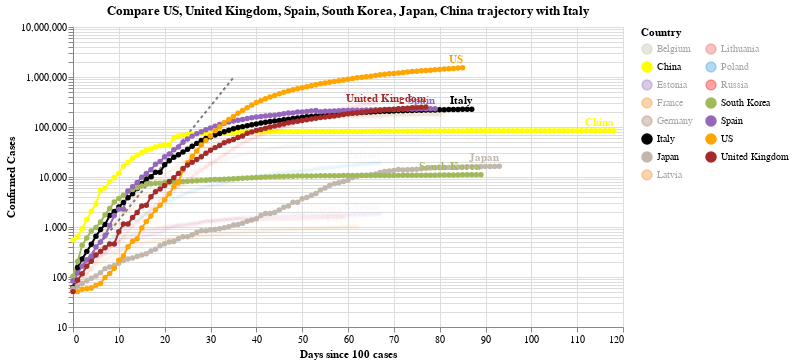

Notebook code for this chart:
### Code cell
#hide_input
chart2 = make_since_chart(dff2, ['US', 'United Kingdom', 'Spain', 'South Korea', 'Japan', 'China'], baseline_countries)
chart2

### Figure 1 — Vega-Lite specification as saved in the notebook (floating-point values rounded to 4 significant figures; data arrays with more than 128 entries replaced by an {"elided": "..."} marker saying what was removed)
{"config": {"view": {"continuousWidth": 400, "continuousHeight": 300}}, "layer": [{"data": {"name": "data-628230001892d6798b50651be41d1b3e"}, "mark": {"type": "line", "color": "black", "opacity": 0.5, "strokeDash": [3, 3]}, "encoding": {"x": {"type": "quantitative", "field": "Days since 100 cases"}, "y": {"type": "quantitative", "field": "Confirmed Cases"}}}, {"data": {"name": "data-e6c1da461a67f12da46a9e4fb22e4666"}, "mark": {"type": "line", "point": true}, "encoding": {"color": {"type": "nominal", "field": "Country", "legend": {"columns": 2}, "scale": {"domain": ["Belgium", "China", "Estonia", "France", "Germany", "Italy", "Japan", "Latvia", "Lithuania", "Poland", "Russia", "South Korea", "Spain", "US", "United Kingdom"], "range": ["#C1B7AD", "yellow", "#9467bd", "#F58518", "#9D755D", "black", "#C1B7AD", "#F58518", "#E45756", "#2495D3", "red", "#A1BA59", "#9467bd", "orange", "brown"]}}, "opacity": {"condition": {"value": 1, "selection": "selector006"}, "value": 0.05}, "tooltip": [{"type": "nominal", "field": "Country"}, {"type": "temporal", "field": "Date"}, {"type": "quantitative", "field": "Confirmed Cases"}, {"type": "quantitative", "field": "Days since 100 cases"}], "x": {"type": "quantitative", "field": "Days since 100 cases"}, "y": {"type": "quantitative", "field": "Confirmed Cases", "scale": {"type": "log"}}}, "selection": {"selector006": {"type": "multi", "fields": ["Country"], "bind": "legend", "init": [{"Country": "US"}, {"Country": "United Kingdom"}, {"Country": "Spain"}, {"Country": "South Korea"}, {"Country": "Japan"}, {"Country": "China"}, {"Country": "Italy"}]}}, "width": 550}, {"data": {"name": "data-e6c1da461a67f12da46a9e4fb22e4666"}, "mark": {"type": "text", "align": "right", "dy": -8, "fontWeight": "bold"}, "encoding": {"color": {"type": "nominal", "field": "Country", "legend": {"columns": 2}, "scale": {"domain": ["Belgium", "China", "Estonia", "France", "Germany", "Italy", "Japan", "Latvia", "Lithuania", "Poland", "Russia", "South Korea", "Spain", "US", "United Kingdom"], "range": ["#C1B7AD", "yellow", "#9467bd", "#F58518", "#9D755D", "black", "#C1B7AD", "#F58518", "#E45756", "#2495D3", "red", "#A1BA59", "#9467bd", "orange", "brown"]}}, "opacity": {"condition": {"value": 1, "selection": "selector006"}, "value": 0.05}, "text": {"type": "nominal", "field": "Country"}, "tooltip": [{"type": "nominal", "field": "Country"}, {"type": "temporal", "field": "Date"}, {"type": "quantitative", "field": "Confirmed Cases"}, {"type": "quantitative", "field": "Days since 100 cases"}], "x": {"type": "quantitative", "field": "Days since 100 cases"}, "y": {"type": "quantitative", "field": "Confirmed Cases", "scale": {"type": "log"}}}, "transform": [{"filter": "(datum['Date'] >= 1589846400000)"}], "width": 550}], "title": "Compare US, United Kingdom, Spain, South Korea, Japan, China trajectory with Italy", "$schema": "https://vega.github.io/schema/vega-lite/v4.0.2.json", "datasets": {"data-628230001892d6798b50651be41d1b3e": [{"Days since 100 cases": 0, "Confirmed Cases": 100.0}, {"Days since 100 cases": 1, "Confirmed Cases": 130.0}, {"Days since 100 cases": 2, "Confirmed Cases": 169.0}, {"Days since 100 cases": 3, "Confirmed Cases": 219.7}, {"Days since 100 cases": 4, "Confirmed Cases": 285.6}, {"Days since 100 cases": 5, "Confirmed Cases": 371.3}, {"Days since 100 cases": 6, "Confirmed Cases": 482.7}, {"Days since 100 cases": 7, "Confirmed Cases": 627.5}, {"Days since 100 cases": 8, "Confirmed Cases": 815.7}, {"Days since 100 cases": 9, "Confirmed Cases": 1060.0}, {"Days since 100 cases": 10, "Confirmed Cases": 1379.0}, {"Days since 100 cases": 11, "Confirmed Cases": 1792.0}, {"Days since 100 cases": 12, "Confirmed Cases": 2330.0}, {"Days since 100 cases": 13, "Confirmed Cases": 3029.0}, {"Days since 100 cases": 14, "Confirmed Cases": 3937.0}, {"Days since 100 cases": 15, "Confirmed Cases": 5119.0}, {"Days since 100 cases": 16, "Confirmed Cases": 6654.0}, {"Days since 100 cases": 17, "Confirmed Cases": 8650.0}, {"Days since 100 cases": 18, "Confirmed Cases": 11250.0}, {"Days since 100 cases": 19, "Confirmed Cases": 14620.0}, {"Days since 100 cases": 20, "Confirmed Cases": 19000.0}, {"Days since 100 cases": 21, "Confirmed Cases": 24710.0}, {"Days since 100 cases": 22, "Confirmed Cases": 32120.0}, {"Days since 100 cases": 23, "Confirmed Cases": 41750.0}, {"Days since 100 cases": 24, "Confirmed Cases": 54280.0}, {"Days since 100 cases": 25, "Confirmed Cases": 70560.0}, {"Days since 100 cases": 26, "Confirmed Cases": 91730.0}, {"Days since 100 cases": 27, "Confirmed Cases": 119300.0}, {"Days since 100 cases": 28, "Confirmed Cases": 155000.0}, {"Days since 100 cases": 29, "Confirmed Cases": 201500.0}, {"Days since 100 cases": 30, "Confirmed Cases": 262000.0}, {"Days since 100 cases": 31, "Confirmed Cases": 340600.0}, {"Days since 100 cases": 32, "Confirmed Cases": 442800.0}, {"Days since 100 cases": 33, "Confirmed Cases": 575600.0}, {"Days since 100 cases": 34, "Confirmed Cases": 748300.0}, {"Days since 100 cases": 35, "Confirmed Cases": 972800.0}], "data-e6c1da461a67f12da46a9e4fb22e4666": {"elided": "1200 records"}}}
